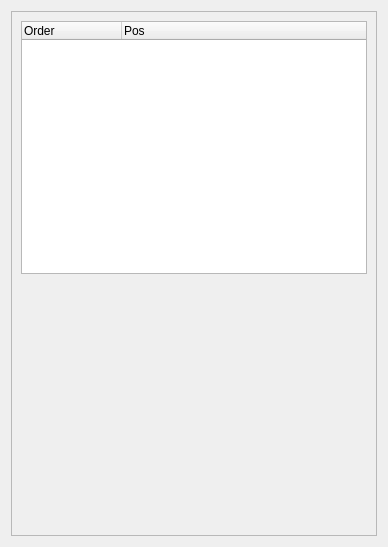
<?xml version="1.0" encoding="UTF-8"?>
<ui version="4.0">
 <class>Cameras</class>
 <widget class="QWidget" name="Cameras">
  <property name="geometry">
   <rect>
    <x>0</x>
    <y>0</y>
    <width>388</width>
    <height>547</height>
   </rect>
  </property>
  <property name="windowTitle">
   <string>Cameras</string>
  </property>
  <layout class="QVBoxLayout" name="verticalLayout">
   <item>
    <widget class="QScrollArea" name="scrollArea">
     <property name="widgetResizable">
      <bool>true</bool>
     </property>
     <widget class="QWidget" name="scrollAreaWidgetContents_3">
      <property name="geometry">
       <rect>
        <x>0</x>
        <y>0</y>
        <width>368</width>
        <height>527</height>
       </rect>
      </property>
      <layout class="QVBoxLayout" name="verticalLayout_12">
       <item>
        <widget class="QTreeWidget" name="treeWidget">
         <column>
          <property name="text">
           <string>Order</string>
          </property>
         </column>
         <column>
          <property name="text">
           <string>Pos</string>
          </property>
         </column>
        </widget>
       </item>
       <item>
        <spacer name="verticalSpacer">
         <property name="orientation">
          <enum>Qt::Orientation::Vertical</enum>
         </property>
         <property name="sizeHint" stdset="0">
          <size>
           <width>20</width>
           <height>40</height>
          </size>
         </property>
        </spacer>
       </item>
      </layout>
     </widget>
    </widget>
   </item>
  </layout>
 </widget>
 <resources/>
 <connections/>
</ui>
